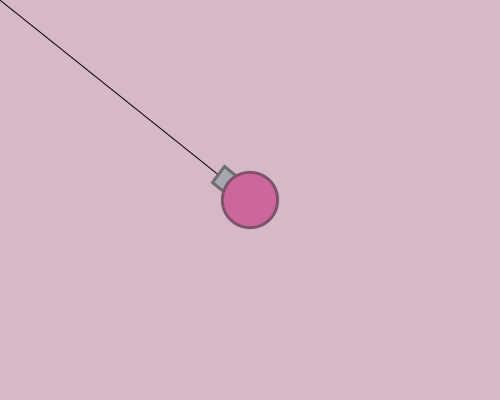
Frame 1 (no input)
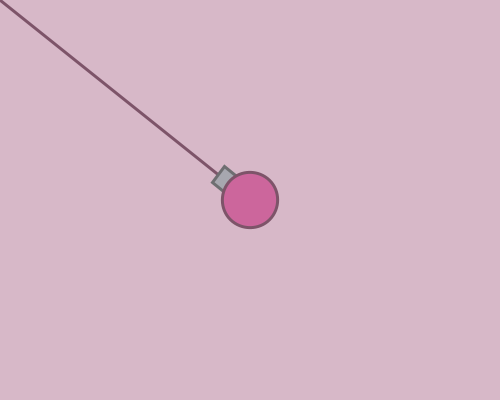
Frame 60 (the mouse pressed at the canvas centre just before this capture)
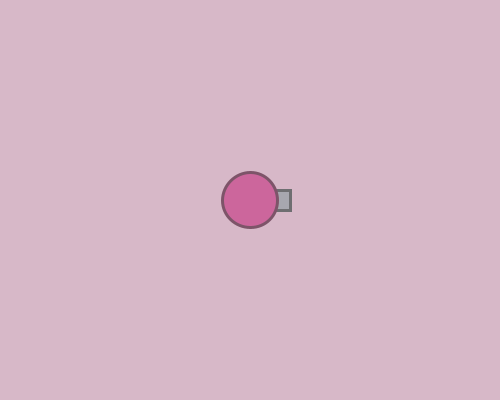
Frame 120 (the mouse held since frame 60 and released just before this capture)

The Processing sketch that drew these frames (run headless with seeded random() and noise(); from frame 60 on, the mouse is pressed at the canvas centre):

// Processing sketch: week07_3_arras03_atan_angle_rotate_translate_myTank
// ── week07_3_arras03_atan_angle_rotate_translate_myTank.pde
// week07_3_arras03_atan_angle_rotate_translate_myTank
void setup(){
  size(500,400);
}
float x = 250, y=200;
void draw(){
  background(215,184,200);
  float dx = mouseX-x, dy = mouseY-y;
  float a = atan2(dy,dx); //atan2() 算出角度
  line(x, y, mouseX, mouseY);
  myTank(x, y, a);
}
void myTank(float x, float y, float a){
  translate(x, y); //大二下圖學課教的：移動
  rotate(a); //大二下圖學課教的：旋轉
  fill(167,167,175);
  stroke(110,110,113);
  strokeWeight(3);
  rect(20,-10,20,20);//砲管
  
  fill(204,102,156);
  stroke(125,84,105);
  strokeWeight(3);
  ellipse(0,0,55,55);//圓形的身體
}
